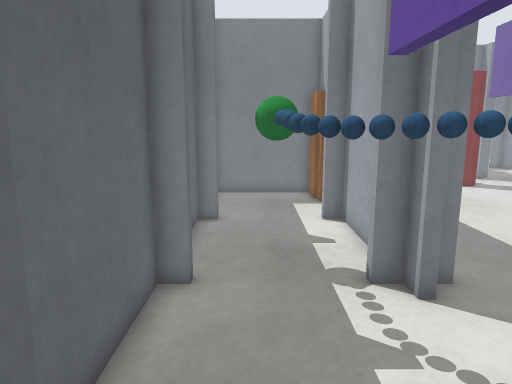
[1] (above)

15 first-person views from a walk through a world built for the Gazebo simulator. The camera is 0.94 m above the floor, tilts 10° down and sees 70° across. The floor is counted in squares, 0.25 m on a side. Each view is taken from the middle of a square. On the plan, view 1 faces up. The plan holds only what a view shows up to about 20 squares ahead; the rest is blank. The place goes on beyond the plan.

[2]
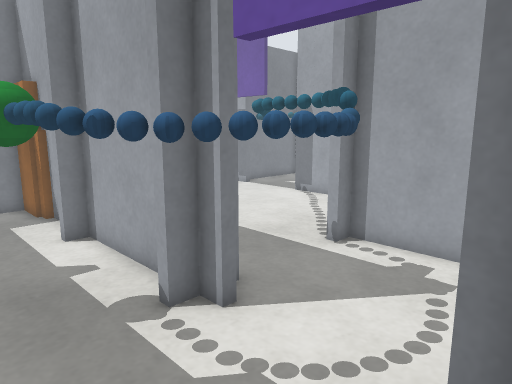

[3]
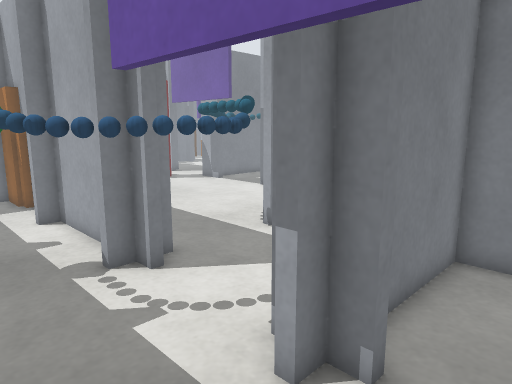

[4]
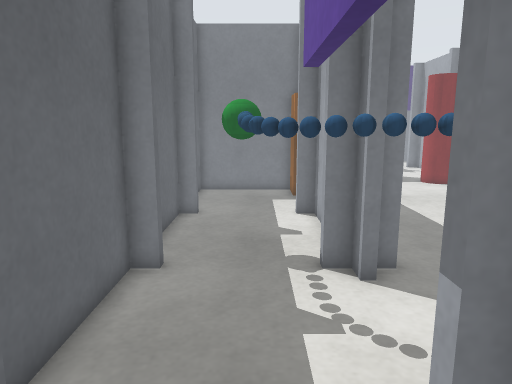

[5]
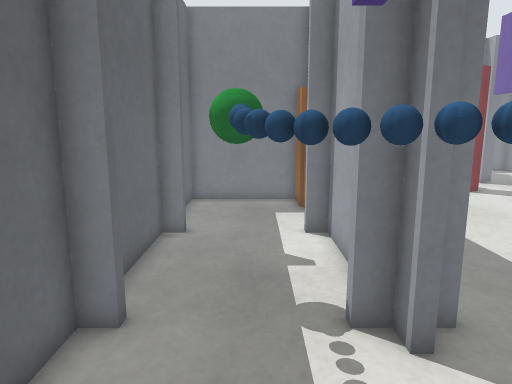

[6]
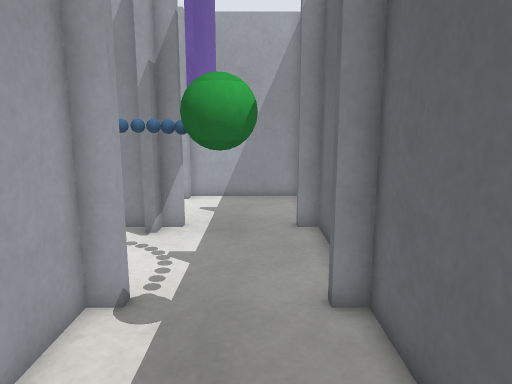

[7]
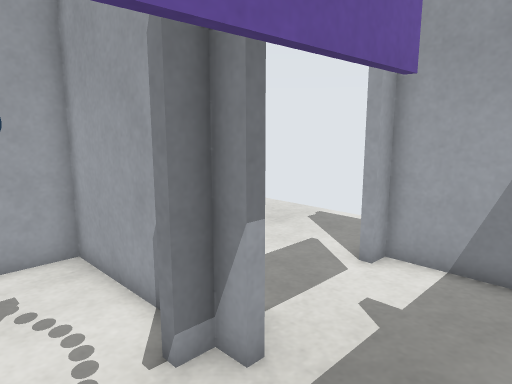

[8]
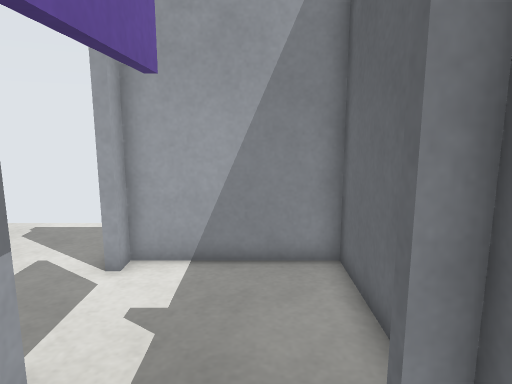

[9]
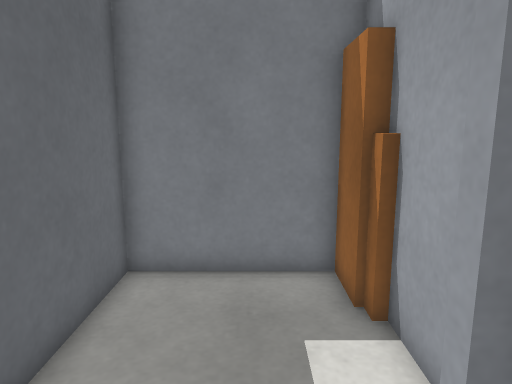

[10]
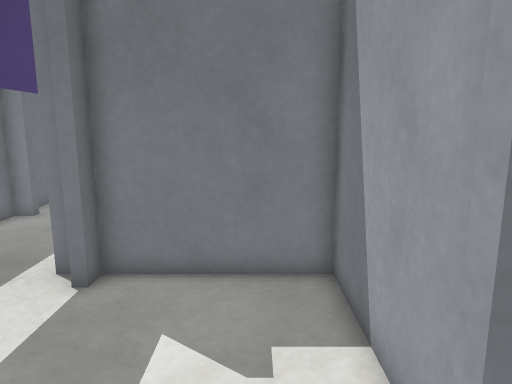

[11]
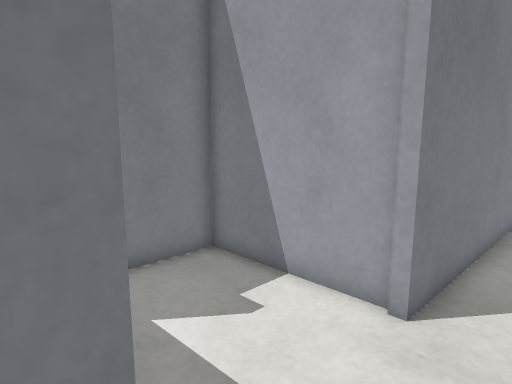

[12]
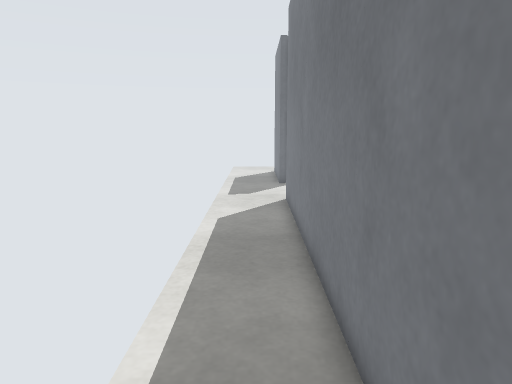

[13]
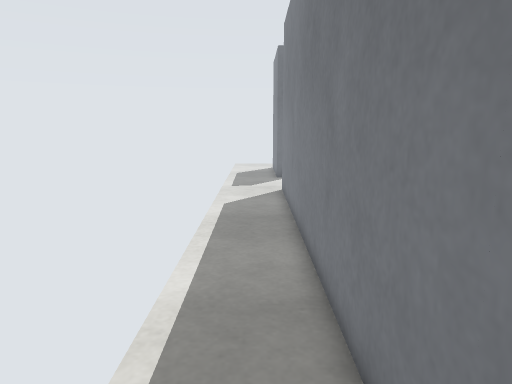

[14]
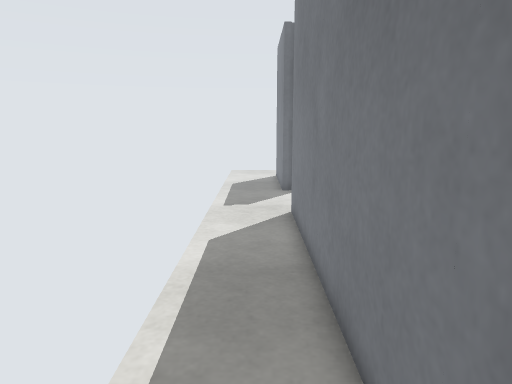

[15]
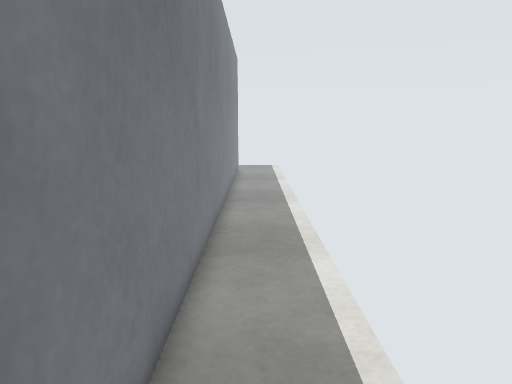

### Floor plan
Key: @ floor where view 1 was taken; # wall or solid block; . floor; B orange box; G green ball; L blue ball; T thing the floor can be seen under or through; C cyan ball; O other object.
Columns run from 2 left of view 1 to 34 right of it. Each row starts with its distance up from view 1.
 23                 #
 22                 #
 21 ######B       ..
 20 #....BB       ..
 19 #....BB      ...
 18 #.....#    .....
 17 #.....#   .....
 16 #.....#   .....
 15 #....##   ....
 14 #.....#  ....  ..
 13 #.....#  ...  ...
 12 #.....# ... O....
 11 #.GG..# ..  ....
 10 #.GG..#..OO...
  9 #..L.###.O.#
  8 #..L.###.C.##
  7 #..L....OO..#
  6 #..LLLLOC...#
  5 #...TLLL....#
  4 #...T  .....#
  3 #...TTT.....#
  2 #...TTT######
  1 #...T.......#
  0 #.@.T.......#
 -1 #...........#
 -2 #...........#
 -3 #...........#
 -4 #######.....#########################
 -5        ..............................
 -6        ..............................
 -7      .  .............................

Positions as (right, up) in squares from view 1, and headings:
1: (0, 0), facing up
2: (-1, 2), facing up-right
3: (-1, -1), facing up-right
4: (1, -1), facing up
5: (1, 2), facing up
6: (0, 16), facing down
7: (-1, 6), facing down-right
8: (0, 6), facing down
9: (1, 12), facing up
10: (8, -7), facing up
11: (3, -7), facing up-right
12: (29, -6), facing left
13: (32, -6), facing left
14: (26, -6), facing left
15: (22, -6), facing right
